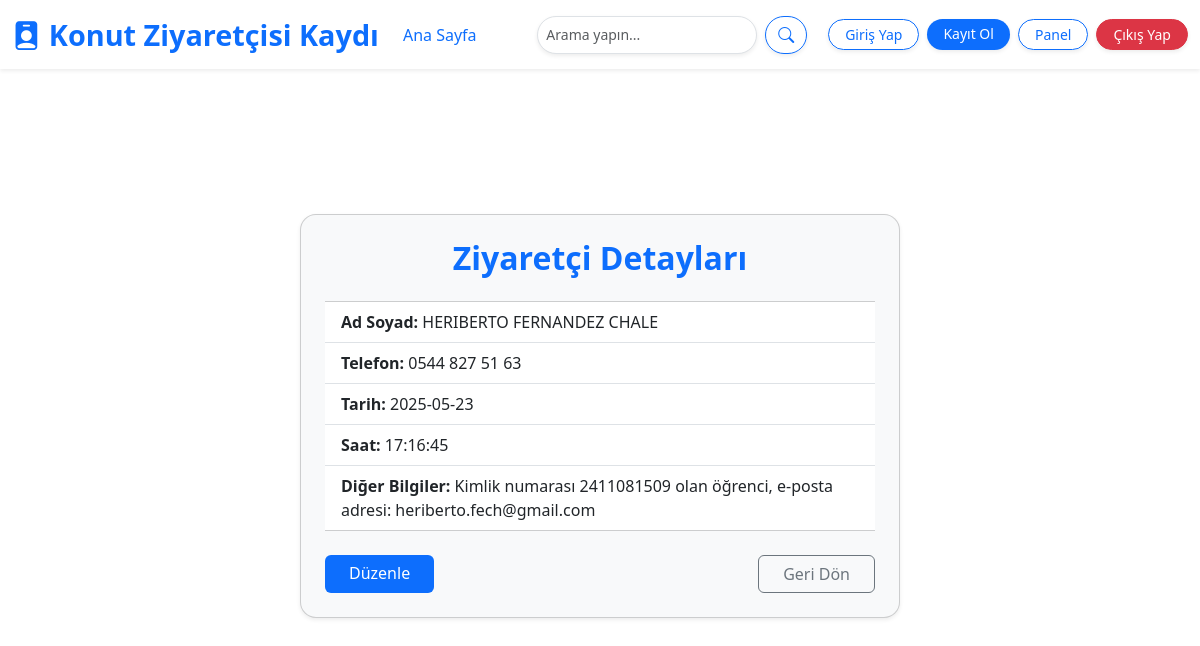
Screenshot of /visitor_info/83 (signed in) with the database file from the repository.
### models.py (models this page shows)
class Visitor(db.Model):
    __tablename__ = 'visitor'
    __table_args__ = {'extend_existing': True}
    id = db.Column(db.Integer, primary_key=True)
    name = db.Column(db.String(100), nullable=False)
    surname = db.Column(db.String(100), nullable=False)
    phone = db.Column(db.String(15), nullable=False)
    date = db.Column(db.Date, nullable=False)
    time = db.Column(db.Time, nullable=False)
    other_data = db.Column(db.Text, nullable=True)

### app.py (the view)
@app.route('/visitor_info/<int:id>')
@login_required
def visitor_info(id):
    visitor = Visitor.query.get_or_404(id)
    return render_template('visitor_info.html', visitor=visitor)

### app.py (called while the page is built)
@login_manager.user_loader
def load_user(user_id):
    return User.query.get(int(user_id))

### templates/visitor_info.html
{% extends "base.html" %}
{% block page_class %}visitordetail-background{% endblock %}
{% block content %}
<div class="container py-5 d-flex justify-content-center align-items-center" style="min-height: 80vh;">
    <div class="card shadow-sm p-4 rounded-4" style="max-width: 600px; width: 100%; background-color: #f8f9fa;">
        <h2 class="mb-4 text-center text-primary fw-bold">Ziyaretçi Detayları</h2>
        <ul class="list-group list-group-flush mb-4">
            <li class="list-group-item"><strong>Ad Soyad:</strong> {{ visitor.name }} {{ visitor.surname }}</li>
            <li class="list-group-item"><strong>Telefon:</strong> {{ visitor.phone }}</li>
            <li class="list-group-item"><strong>Tarih:</strong> {{ visitor.date }}</li>
            <li class="list-group-item"><strong>Saat:</strong> {{ visitor.time.strftime('%H:%M:%S') }}</li>
            <li class="list-group-item"><strong>Diğer Bilgiler:</strong> {{ visitor.other_data or "Yok" }}</li>
        </ul>
        <div class="d-flex justify-content-between">
            <a href="/editvisitor/{{ visitor.id }}" class="btn btn-primary px-4">Düzenle</a>
            <a href="/dashboard" class="btn btn-outline-secondary px-4">Geri Dön</a>
        </div>
    </div>
</div>
{% endblock %}

### static/styles.css (style rules this page uses)
.visitordetail-background { background-image: url('/static/img/victor-sutty-5vYJJ2khdj8-unsplash1.png'); background-size: cover; background-position: center; background-repeat: no-repeat; background-attachment: fixed; }
.btn-primary { background-color: #0d6efd; border: none; }
.shadow-sm { box-shadow: 0 4px 10px rgba(0, 0, 0, 0.1); }

### rows the page displays
Visitor: name "HERIBERTO", surname "FERNANDEZ CHALE", phone "0544 827 51 63", date "2025-05-23", time "17:16:45", other_data "Kimlik numarası 2411081509 olan öğrenci, e-posta adresi: heriberto.fech@gmail.com"
